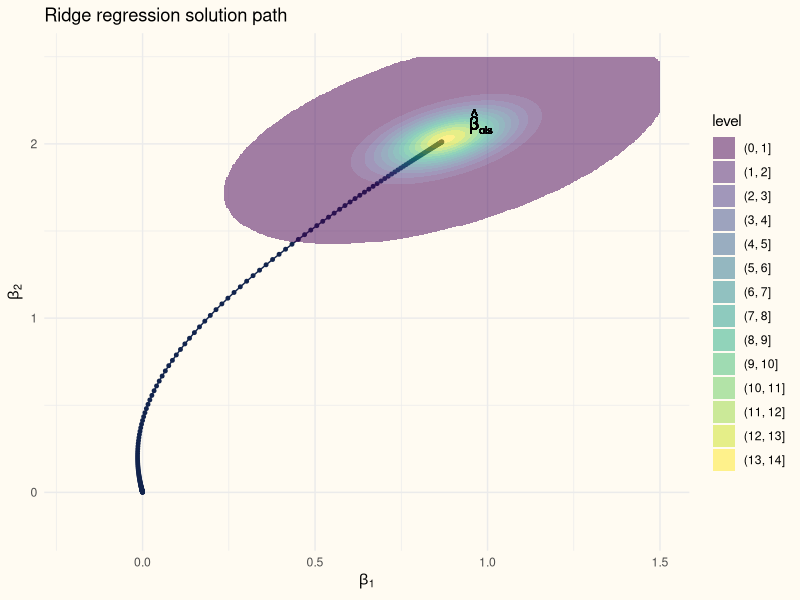

R code for this plot:
## ---- chunk 1
#| code-fold: true
#| code-summary: "Show figure code"
#| message: false
#| warning: false

library(ggplot2)

set.seed(123)

X <- rnorm(200) |> matrix(100) %*% chol(-0.5 + 1.5 * diag(2))
y <- X %*% c(1, 2) + rnorm(100)

fit <- glmnet::glmnet(X, y, alpha = 0, nlambda = 200, lambda.min.ratio = 0.0000001)
coefs <- t(as.matrix(coef(fit)[-1,]))

fit_ols <- lm(y~X)
coef_ols <- coef(fit_ols)

x <- expand.grid(
  beta1 = seq(-0.2, 1.5, length.out = 500),
  beta2 = seq(-0.2, 2.5, length.out = 500)
)

x <- cbind(
  x, z = mvtnorm::dmvnorm(x, mean = coef_ols[2:3], sigma = vcov(fit_ols)[2:3, 2:3])
)

x$z[x$z < 0.00001] <- NA

coefs <- coefs |>
  as.matrix() |>
  as.data.frame() |>
  setNames(c(expression(beta[1]), expression(beta[2])))

ggplot(coefs, aes(x = `beta[1]`, y = `beta[2]`)) +
  geom_point(col = "#12244d", size = 1) +
  geom_path(col = "#12244d") +
  labs(
    x = parse(text = expression(beta[1])),
    y = parse(text = expression(beta[2])),
    title = "Ridge regression solution path"
  ) +
  stat_contour_filled(
    data = x,
    mapping = aes(x = beta1, y = beta2, z = z),
    alpha = 0.5
  ) +
  theme_minimal() +
  theme(plot.background = element_rect(fill = "#fffbf2", colour = "transparent")) +
  xlim(-0.2, 1.5) +
  ylim(-0.2, 2.5) +
  geom_text(
    aes(x = coef_ols[2] + 0.1, y = coef_ols[3]+0.1, label = as.character(expression(hat(beta)[ols]))), 
    parse = TRUE
  )
## ---- chunk 2
#| label: setup

set.seed(123)
N <- 200
P <- 10
V <- sqrt(diag(1:P)) %*% (0.5 + 0.5 * diag(P)) %*% sqrt(diag(1:P))
X <- rnorm(N*P) |> matrix(N) %*% chol(V)
colnames(X) <- paste0("X", 1:P)
y <- X %*% ((1:P)/P^2) + rnorm(N)
## ---- chunk 3
#| label: glmnet-fit
#| message: false

library(glmnet)

lambda <- 1.5

fit <- glmnet(
  x = X, 
  y = y, 
  alpha = 0, 
  lambda = lambda, 
  standardize = FALSE, 
  intercept = FALSE
)

glmnet_coefs <- coef(fit)[,1]
round(glmnet_coefs, 3)
## ---- chunk 4
#| label: glmnet-fit-naive

D <- lambda * diag(P)
b <- solve(crossprod(X) + D, crossprod(X, y))

round(b, 3)
## ---- chunk 5
#| label: own-fit

vary <- c(crossprod(y - mean(y)) / N)
b <- solve(crossprod(X) + N/sqrt(vary) * D, 
           crossprod(X, y))
## ---- chunk 6
#| label: glmnet-precision

coefs_precise <- glmnet(
  x = X, 
  y = y, 
  alpha = 0, 
  lambda = lambda, 
  standardize = FALSE, 
  intercept = FALSE,
  thres = 1e-16,
  maxit = 999999999
) |> coef()

coefs_precise[2:11] - b
## ---- chunk 7
#| label: glmnet-fit-default

default_fit <- glmnet(
  x = X, 
  y = y, 
  alpha = 0, 
  lambda = lambda
)

coef(default_fit)[,1]
## ---- chunk 8
#| label: own-fit-standardized

Xscaled <- scale(X) * sqrt((N/(N-1)))
yscaled <- scale(y) * sqrt((N/(N-1)))

correction <- N / attr(yscaled, "scaled:scale") * sqrt(N/(N-1)) * D
backtransform <- attr(yscaled, "scaled:scale") / attr(Xscaled, "scaled:scale")

b <- solve(crossprod(Xscaled) + correction, crossprod(Xscaled, yscaled)) * backtransform
b
## ---- chunk 9
b0 <- mean(y) - colMeans(X) %*% b
## ---- chunk 10
#| label: glmnet-fit-precise

fit <- glmnet(
  x = X, 
  y = y, 
  alpha = 0, 
  lambda = lambda, 
  standardize = TRUE, 
  intercept = TRUE,
  maxit = 999999999,
  thresh = 1e-16
)

coef(fit)[,1] - c(b0, b)
